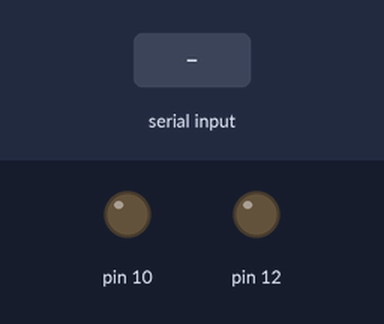
A sketch run on a simulated Arduino Uno, built with avr-gcc and run on an emulated ATmega328P. Shown: output pins drawn as LEDs (lit = HIGH). The inputs (shaded band) are chosen by the test bench.

Above: at 1.2 s.
1.3 s: "1\n" received over Serial
At 2.5 s:
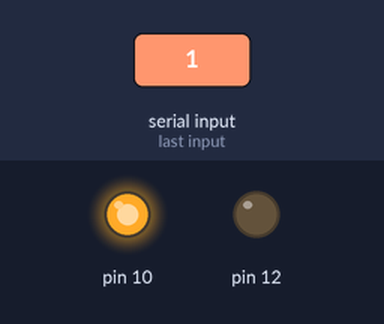
2.8 s: "2\n" received over Serial
At 3.9 s:
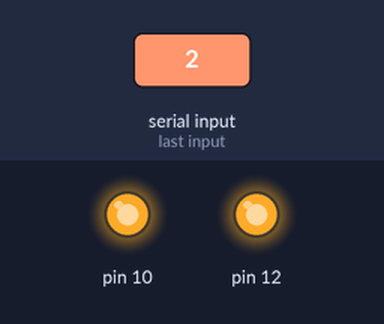
4.3 s: "3\n" received over Serial
At 5.0 s:
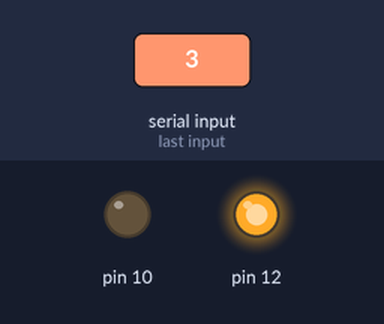
5.8 s: "4\n" received over Serial
At 6.2 s:
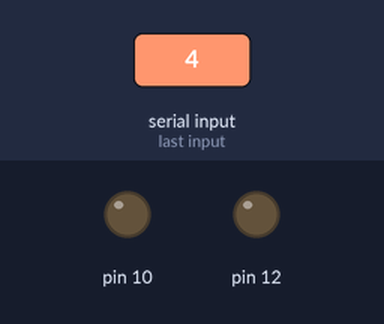
Timing chart, 0 to 8.3 s (numbered marks = the images above; inputs shaded):
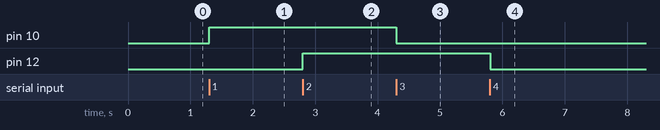

Measured:
- after the input at 1.3 s, pin 10: LOW → HIGH at once
- after the input at 2.8 s, pin 12: LOW → HIGH at once
- after the input at 4.3 s, pin 10: HIGH → LOW at once
- after the input at 5.8 s, pin 12: HIGH → LOW at once

The sketch:

controlLights.ino
```cpp
int x;
void setup() {
 Serial.begin(115200);
 Serial.setTimeout(1);
 pinMode(10, OUTPUT);
 pinMode(12, OUTPUT);

}
void loop() {
 while (!Serial.available());
 x = Serial.readString().toInt();
 if(x == 1)
 {
  digitalWrite(10, HIGH);
 }
 if(x == 2)
 {
  digitalWrite(12, HIGH);
 }
 if(x == 3)
 {
  digitalWrite(10, LOW);
 }
 if(x == 4)
 {
  digitalWrite(12, LOW);
 }
}
```
